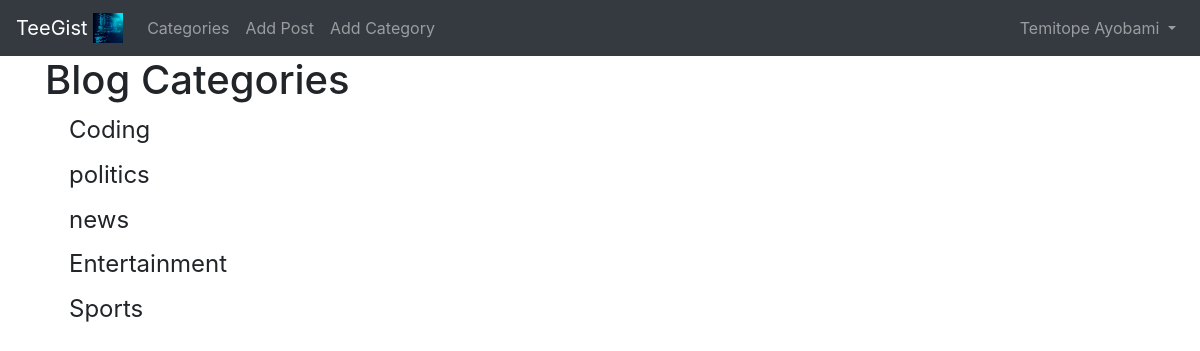
/category-list/ (signed in), run on the app's committed database.
### app_folder/models.py (models this page shows, shortened)
class Category (models.Model):
    name = models.CharField(max_length=255)
    def __str__(self):
        return self.name

### app_folder/views.py (the view)
# urls.py: path('category-list/', CategoryListView, name = "category-list"),
def CategoryListView(request,):
    category_menu_list = Category.objects.all()
    return render(request, 'apps/category_list.html',{'category_menu_list':category_menu_list})

### app_folder/templates/apps/category_list.html (shortened to what this page needs)
{% extends 'blogs/base.html' %}
{% load static %}
{% block content %}
<h1>Blog Categories </h1>
{% for item in category_menu_list %}
    <h4><a class ="dropdown-item" href="{% url 'category' item|slugify %}">{{ item }}</a></h4>
{% endfor %}
{% endblock %}

### project_folder/templates/blogs/base.html (shortened to what this page needs)
{% load static %}
<!doctype html>
<html lang="en">
  <head>
    <link rel="stylesheet" href="https://cdn.jsdelivr.net/npm/bootstrap@4.6.2/dist/css/bootstrap.min.css">
  </head>
  <body>
    <nav class="navbar navbar-expand-lg navbar-dark bg-dark">
        <a class="navbar-brand" href="{% url 'home' %}">TeeGist
          <img src="{% static 'theblog/img/code.jpeg' %}" width="30" height="30" class="d-inline-block align-top" alt="">
        </a>
        <div class="collapse navbar-collapse" id="navbarSupportedContent">
          <ul class="navbar-nav mr-auto">
            {% if cat_menu %}
            <li class="nav-item dropdown">
              <a class="nav-link dropdown-toggle" href="#" role="button" data-toggle="dropdown" aria-expanded="false">
                Categories
              </a>
              <div class="dropdown-menu" arial-lavelledby="navbarDropdown">
                {% for item in cat_menu %}
                <a class ="dropdown-item" href="{% url 'category' item|slugify %}">{{ item }}</a>
                {% endfor %}
              </div>
            </li>
            {% else %}
            <li class="nav-item">
              <a class="nav-link" href="{% url 'category-list' %}">Categories</a>
            </li>
            {% endif %}
            {% if user.is_authenticated %}
            <li class="nav-item">
              <a class="nav-link" href="{% url 'add_blog' %}">Add Post</a>
            </li>
            <li class="nav-item">
              <a class="nav-link" href="{% url 'add_category' %}">Add Category</a>
            </li>
            {% endif %}
          </ul>
          {% if user.is_authenticated %}
          <ul class="navbar-nav ml-auto">
            <li class="nav-item dropdown">
              <a class="nav-link dropdown-toggle" href="#" role="button" data-toggle="dropdown" aria-expanded="false">
                {{ user.first_name }}
                {{ user.last_name }}
              </a>
            </li>
          </ul>
          {% endif %}
        </div>
      </nav>
    <div class = 'container'>
         {% block content %}
        {% endblock %}
    </div>
  </body>
</html>

### data on the page
Category: name "Coding"
Category: name "politics"
Category: name "news"
Category: name "Entertainment"
Category: name "Sports"

### other printed values
{{ user.first_name }} "Temitope"
{{ user.last_name }} "Ayobami"
